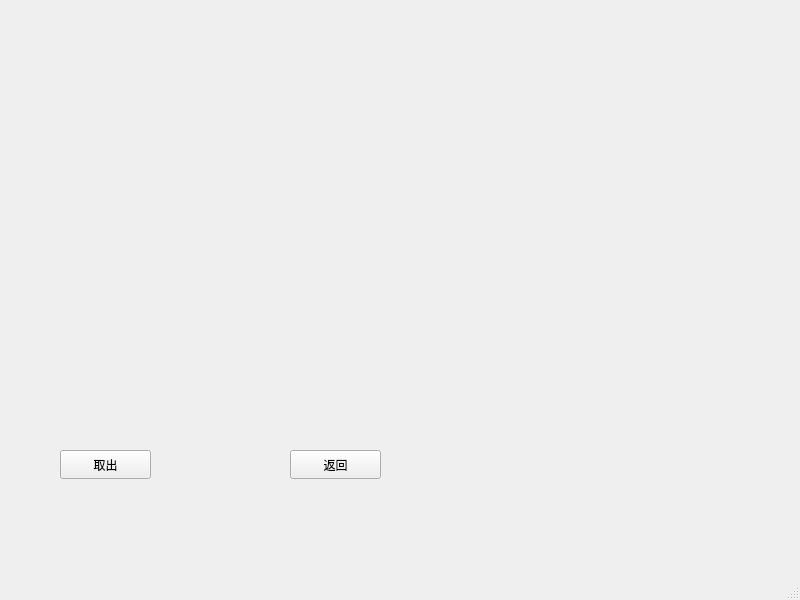
<?xml version="1.0" encoding="UTF-8"?>
<ui version="4.0">
 <class>page4</class>
 <widget class="QMainWindow" name="page4">
  <property name="geometry">
   <rect>
    <x>0</x>
    <y>0</y>
    <width>800</width>
    <height>600</height>
   </rect>
  </property>
  <property name="windowTitle">
   <string>MainWindow</string>
  </property>
  <widget class="QWidget" name="centralwidget">
   <widget class="QPushButton" name="pushButton_2">
    <property name="geometry">
     <rect>
      <x>290</x>
      <y>450</y>
      <width>91</width>
      <height>29</height>
     </rect>
    </property>
    <property name="text">
     <string>返回</string>
    </property>
   </widget>
   <widget class="QLabel" name="label_2">
    <property name="geometry">
     <rect>
      <x>180</x>
      <y>100</y>
      <width>181</width>
      <height>31</height>
     </rect>
    </property>
    <property name="text">
     <string/>
    </property>
   </widget>
   <widget class="QLabel" name="label">
    <property name="geometry">
     <rect>
      <x>30</x>
      <y>40</y>
      <width>131</width>
      <height>131</height>
     </rect>
    </property>
    <property name="styleSheet">
     <string notr="true">image: url(:/new/prefix1/New/1.jpg);</string>
    </property>
    <property name="text">
     <string/>
    </property>
   </widget>
   <widget class="QPushButton" name="pushButton">
    <property name="geometry">
     <rect>
      <x>60</x>
      <y>450</y>
      <width>91</width>
      <height>29</height>
     </rect>
    </property>
    <property name="text">
     <string>取出</string>
    </property>
   </widget>
   <widget class="QLabel" name="label_3">
    <property name="geometry">
     <rect>
      <x>466</x>
      <y>40</y>
      <width>281</width>
      <height>451</height>
     </rect>
    </property>
    <property name="styleSheet">
     <string notr="true">image: url(:/new/prefix1/New/pic/picPDF/74LS04.png);</string>
    </property>
    <property name="text">
     <string/>
    </property>
    <property name="scaledContents">
     <bool>true</bool>
    </property>
   </widget>
   <widget class="QLabel" name="label_4">
    <property name="geometry">
     <rect>
      <x>160</x>
      <y>190</y>
      <width>191</width>
      <height>211</height>
     </rect>
    </property>
    <property name="styleSheet">
     <string notr="true">image: url(:/new/prefix1/New/pic/74ls04.png);</string>
    </property>
    <property name="text">
     <string/>
    </property>
   </widget>
  </widget>
  <widget class="QMenuBar" name="menubar">
   <property name="geometry">
    <rect>
     <x>0</x>
     <y>0</y>
     <width>800</width>
     <height>26</height>
    </rect>
   </property>
  </widget>
  <widget class="QStatusBar" name="statusbar"/>
 </widget>
 <resources/>
 <connections/>
</ui>
